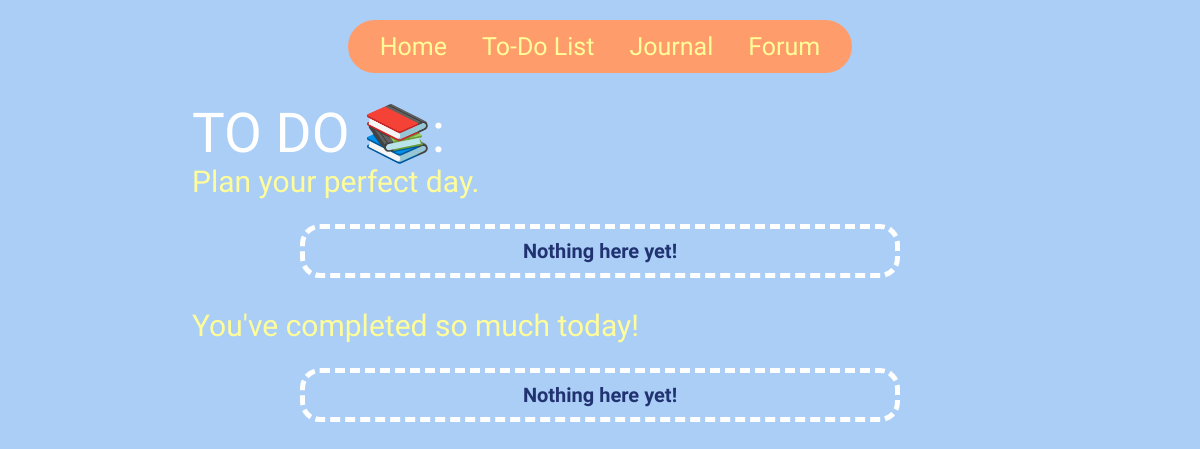
Before: /todo/1 with the older database file.
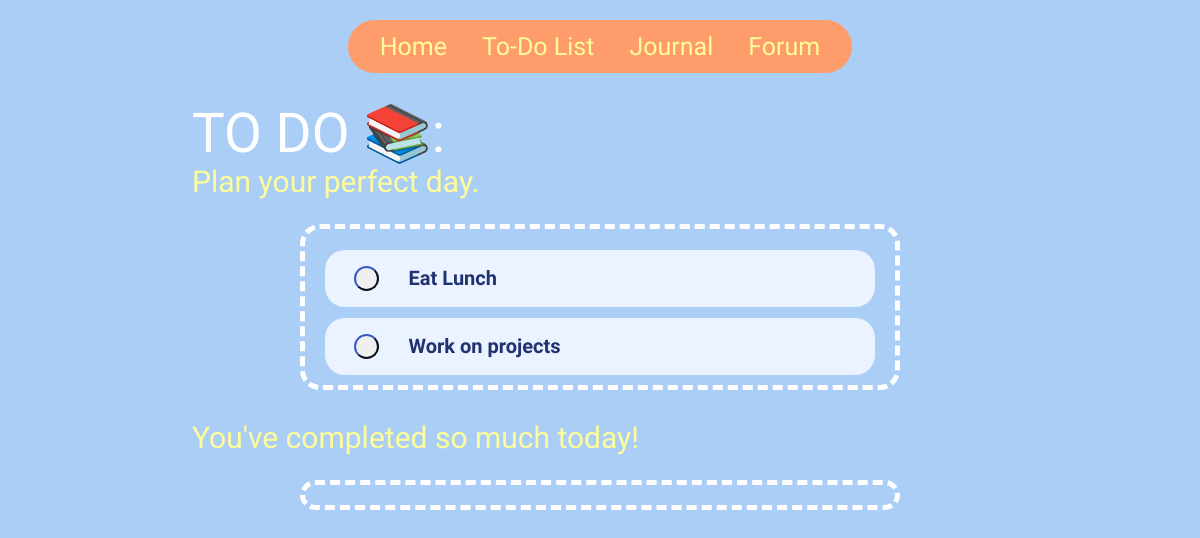
After: the same page with the newer database file.
### perfectDay/models.py (models this page shows)
class todotask(models.Model):
    authorid = models.SmallIntegerField()
    text= models.CharField()
    done = models.BooleanField(default=False)
    due = models.DateTimeField()

### perfectDay/views.py (the view, shortened to what this page needs)
# urls.py: path('todo/<int:userID>', views.todo, name='todo'),
def todo(request, userID):
    allTodo= todotask.objects.filter(authorid = userID)
    data = {"ID": userID,
            "tasks": allTodo }
    template = loader.get_template('todo.html')
    return HttpResponse(template.render(request= request,context= data))

### perfectDay/templates/todo.html (shortened to what this page needs)
<!DOCTYPE html>
<html lang="en">
{% load static %}
<head>
    <link rel="stylesheet" href="{% static 'css/todo.css' %}">
</head>
<body>
  {% include 'nav.html' %}
  <div class="heading">
    <h1>TO DO 📚: </h1>
    <h3>Plan your perfect day. </h3>
  </div>
  <div class="main-container" id= "todo-container">
    {% for task in tasks %}
      {% if not task.done %}
      <div class="taskBox">
        <form  method="POST" style="display: flex; flex-direction: row;">
          <button type= "submit" class = doneToggle id ="{{task.id}}" name ="taskMarked" value ="{{task.id}}" > </button>
          <p>{{task.text}}</p>
        </form>
      </div>
      {% endif %}
    {% empty %}
      <p>Nothing here yet!</p>
    {% endfor %}
  </div>
  <h3 style="margin-left: 16%; margin-top: 30px;">You've completed so much today!</h3>
  <div class="main-container" id= "todo-container">
    {% for task in tasks %}
      {% if task.done %}
      <div class="untaskBox">
        <form  method="POST" style="display: flex; flex-direction: row;">
          {% csrf_token %}
          <button type= "submit" class = unToggle id ="{{task.id}}" name ="unsubmit" value ="{{task.id}}" > </button>
          <p>{{task.text}}</p>
        </form>
      </div>
      {% endif %}
    {% empty %}
      <p>Nothing here yet!</p>
    {% endfor %}
  </div>
</body>

### perfectDay/templates/nav.html (shortened to what this page needs)
{% load static %}
<link rel="stylesheet" href="{% static 'css/nav.css' %}">
<div class="nav-container">
    <nav class="navbar">
        <ul class="nav-links">
            <li><a href="{% url 'homePage' ID %}">Home</a></li>
            <li><a href="{% url 'todo' ID %}">To-Do List</a></li>
            <li><a href="{% url 'journal' ID %}">Journal</a></li>
            <li><a href="{% url 'forum' ID %}">Forum</a></li>
        </ul>
    </nav>
</div>

### perfectDay/static/css/todo.css (style rules this page uses)
* { margin: 0; padding: 0; box-sizing: border-box; }
:root { --Background-Color: #76afc8; --Yellow-Color: #fffd9a; --Blue-Text-Color: #192550; --Outline-Color: #faa9e6; --Orange-Color: #fcae7b; --Peach-Color: #FFDE96; --Coral-Color: #FA855A; --Teal-Color: rgb(12, 0, 99); --Light-Blue-Color: #d4dfee; --White: #ffffff; }
body { background-color: rgb(171, 206, 247); overflow-x: hidden; overflow-y: auto; position: relative; }
h1 { color: white; font-family: "Bungee", sans-serif; font-weight: 200; font-size:55px; font-style: normal; margin: 0; line-height: 1.1; }
h3 { color: var(--Yellow-Color); font-family: "Mouse Memoirs", sans-serif; font-optical-sizing: auto; font-weight: 200; font-size: 30px; }
p { color: var(--Blue-Text-Color); font-family: "Comfortaa", sans-serif; font-weight: 500; font-optical-sizing: auto; font-weight: 1000; font-size: 20px; }
.heading { margin-left: 16%; margin-top: 10px; display: flex; flex-direction: column; }
.main-container { position: relative; width: 600px; height: auto; background: transparent; border: 5px dashed white; border-radius: 20px; padding: 10px; margin: auto; margin-top: 25px; display: flex; flex-direction: column; align-items: center; justify-items: center; }
.taskBox { position: relative; width: 550px; height: 40px; background: var(--Light-Blue-Color); border-radius: 20px; padding: 5%; margin: auto; margin-top: 2%; align-items: center; justify-items: center; display: flex; flex-direction: row; }
.doneToggle { border-color: var(--Blue-Text-Color); border-radius: 100%; width: 25px; height: 25px; margin-right: 30px }

### perfectDay/static/css/nav.css (style rules this page uses)
:root { --Background-Color: #76afc8; --Yellow-Color: #fffd9a; --Blue-Text-Color: #213270; --Nav-Color: #ff9864; --Nav-Color: #ff9c6b; --Orange-Color: #fcae7b; --Peach-Color: #FFDE96; --Coral-Color: #FA855A; --Teal-Color: #578088; --Light-Blue-Color: #eaf3ff; --White: #ffffff; }
.nav-container { width: 100%; max-width: 1100px; margin: 0 auto; padding: 0 40px; display: flex; justify-content: center; }
.navbar { display: flex; justify-content: center; align-items: center; padding: 30px 0px; background-color: transparent; padding: 12px 32px; background-color: var(--Nav-Color); border-radius: 50px; font-family: 'Spicy Rice', sans-serif; color: #fffd9a; text-decoration: none; font-weight: normal; display: inline-flex; margin: 20px auto; }
.nav-links { display: flex; list-style: none; gap: 35px; font-family: "Spicy Rice", sans-serif !important; color: var(--Yellow-Color); }
.nav-links a { text-decoration: none; color: var(--Yellow-Color); font-size: 25px; }

Changed rows visible on the page:
added todotask: {{ task.id }} 1 (drawn), text "Eat Lunch"
added todotask: {{ task.id }} 2 (drawn), text "Work on projects"
Other visible differences:
text no longer shown: "Nothing here yet! Nothing here yet!"
